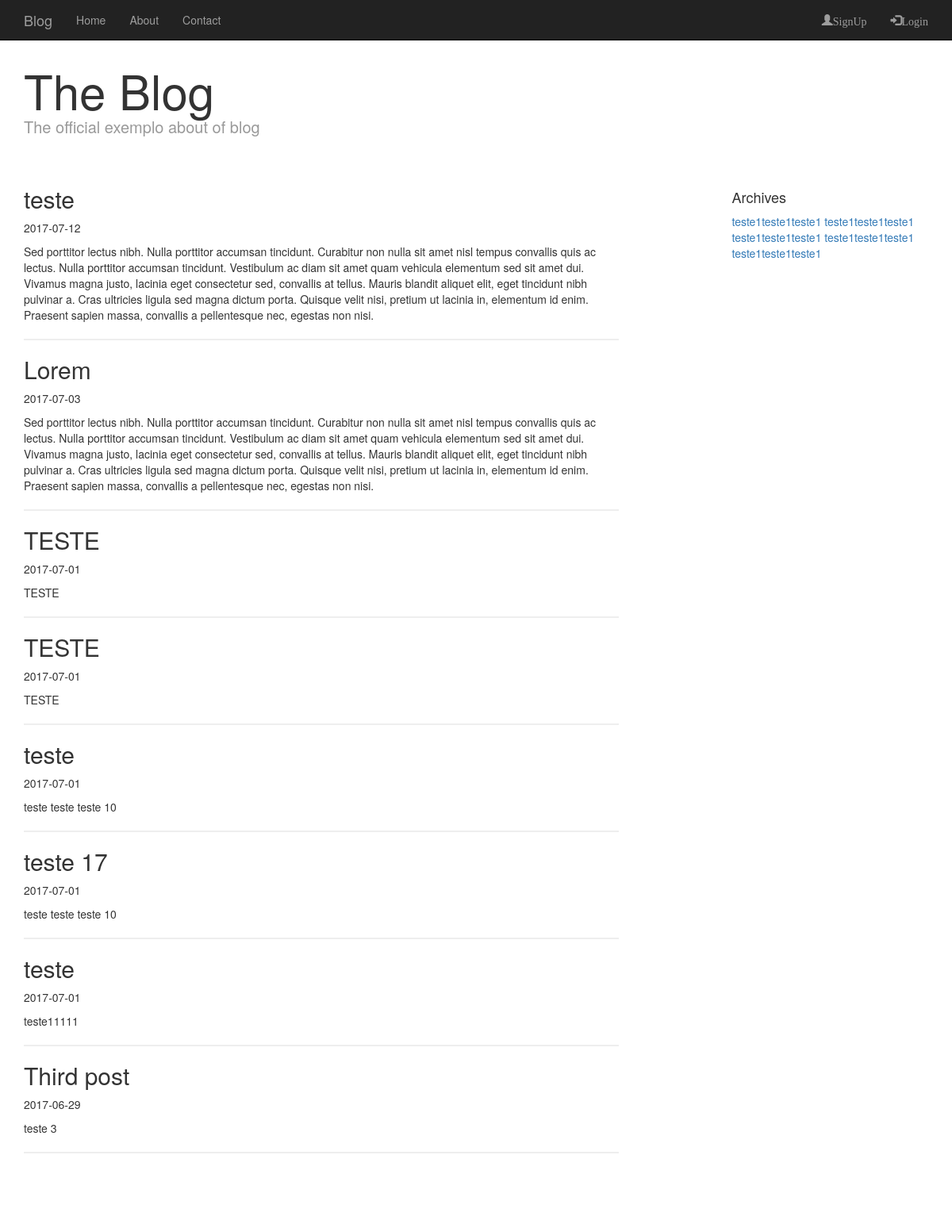
The page /index (upper part) on the database as committed earlier.
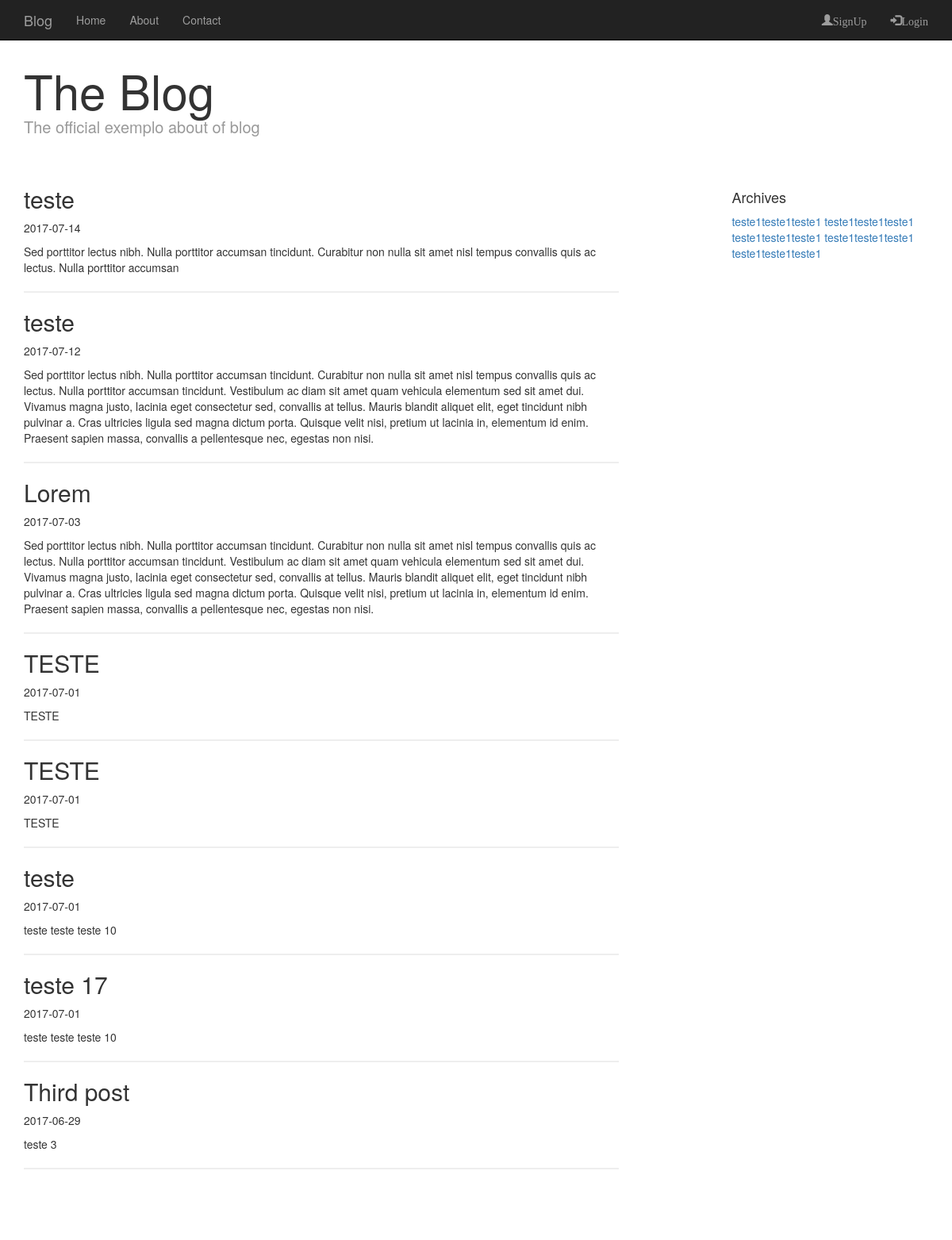
The same page on the database as committed later.
### app.py (models this page shows, shortened)
class Post(db.Model):
    id = db.Column(db.Integer, primary_key=True)
    title = db.Column(db.String(80), nullable=False)
    date_pub = db.Column(db.Date)
    content = db.Column(db.Text)
    user_id = db.Column(db.Integer, db.ForeignKey('user.id'))

### app.py (the view)
@app.route('/')
@app.route('/index')
def index():
    post = Post.query.order_by(desc(Post.date_pub))
    return render_template('index.html', post=post)

### templates/index.html (shortened to what this page needs)
{% extends "base.html" %}
{% block content %}
<div class="blog-header">
  <h1 class="blog-title">The Blog</h1>
  <p class="lead blog-description">
    The official exemplo about of blog
  </p>
</div>
<div class="row">
  <div class="col-sm-8 blog-man">
    {% for post in post %}
    <h2 class="blog-post-title">{{ post.title }}</h2>
    <p class="blog-date">
      {{ post.date_pub }}
    </p>
    <p>{{ post.content }}</p>
    <hr> {% endfor %}
  </div>
  <div class="col-sm-3 col-sm-offset-1 blog-sidebar">
    <div class="sidebar-module">
      <h4>Archives</h4>
      <ol class="list-unstyled">
        <li>
          <a href="#">teste1teste1teste1</a>
          <a href="#">teste1teste1teste1</a>
          <a href="#">teste1teste1teste1</a>
          <a href="#">teste1teste1teste1</a>
          <a href="#">teste1teste1teste1</a>
        </li>
      </ol>
    </div>
  </div>
</div>
{% endblock %}

Rows that differ between the two databases and show on the page:
removed Post: title "teste", date_pub "2017-07-01", content "teste11111"
added Post: title "teste", date_pub "2017-07-14", content "Sed porttitor lectus nibh. Nulla porttitor accumsan tincidunt. Curabitur non nulla sit amet nisl tempus convallis quis ac lectus. Nulla porttitor accumsan"
